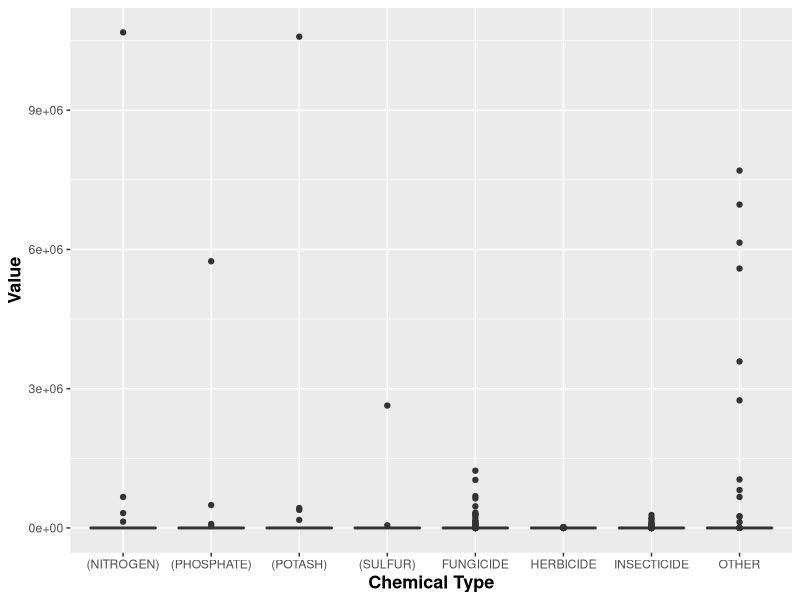
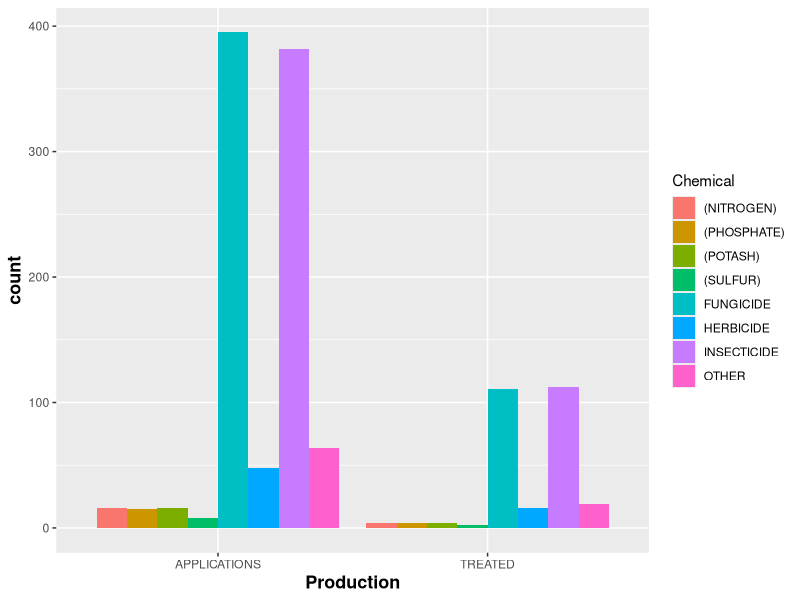
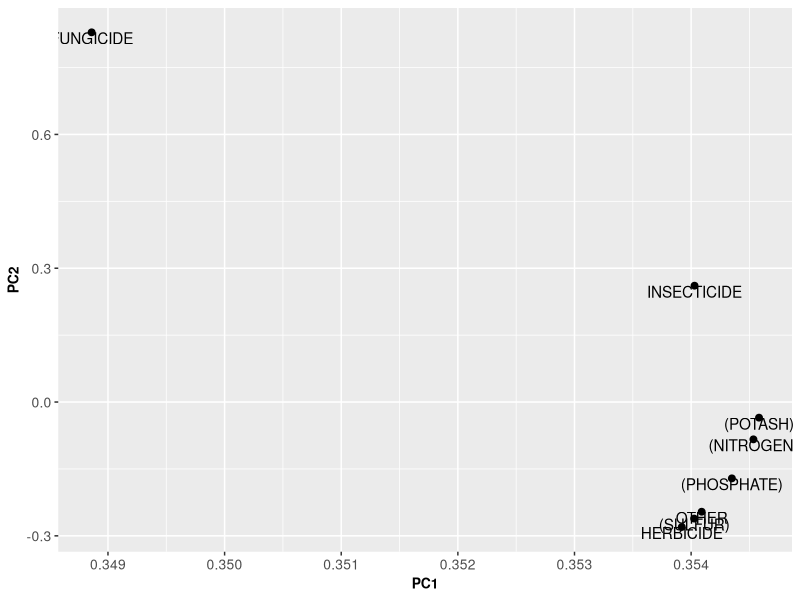

The R source for these figures, in order:
## ---- chunk 1
knitr::opts_chunk$set(echo = TRUE)
## ---- chunk 2
library(knitr)
library(tidyverse)
library(magrittr)
library(stats)
## ---- chunk 3
sberry<-read.csv("strawberry.csv")
sberry%<>%select(-X)
## ---- chunk 4
df_1<-sberry%>%select(Year,State,production,Chemical,Value)

df_1%>%group_by(Chemical)%>%summarise(n=n())
## ---- chunk 5

df_1%<>%filter(Chemical !="")
df_1%<>% filter(Value != "(D)")

df_1%<>% filter(Value !=  "(NA)")

df_1%<>%filter(Value != "(Z)")

df_1$Value<-as.numeric(gsub(",", "", df_1$Value))

## ---- chunk 6
#summarize the chemical usage
s1<-df_1%>%group_by(State,Chemical)%>%summarise(total = sum(Value))
view(s1)

#boxplot of Chemical 
ggplot(data = df_1) +
  geom_boxplot(mapping = aes(x = Chemical, y = Value)) +
  theme(axis.title = element_text(size = 13, face = "bold")) +
  labs(x = "Chemical Type")

#count each production by the chemical categories
ggplot(data=df_1)+
  geom_bar(mapping=aes(x=production,fill=Chemical),position = "dodge")+
  theme(axis.title = element_text(size = 13, face = "bold")) +
  labs(x = "Production")


## ---- chunk 7

df_2<-df_1%>%select(State,Chemical,Value)
df_2[is.na(df_2)]<-0
df_3<-df_2%>%group_by(State,Chemical)%>%summarise(total = sum(Value))
df_4 <- df_3%>%pivot_wider(names_from = Chemical,values_from = total)
df_4[is.na(df_4)] <-0
df_5<-df_4[,-1]
head(df_5)
## ---- chunk 8
df_5_var <- apply(df_5, 2, var)
print(df_5_var)
max(df_5_var)
which(df_5_var == max(df_5_var))
min(df_5_var)
which(df_5_var == min(df_5_var))

## ---- chunk 9

cor_m <- cor(df_5)
print(cor_m)

## ---- chunk 10
pca <- prcomp(df_5, center = TRUE, scale. = TRUE)
print(pca)
summary(pca)

# flip values to positives
pca_1 <- pca
pca_1$rotation <- -pca_1$rotation
pca_1$x <- -pca_1$x
print(pca_1)
summary(pca_1)

# PCA scatter plot
pc_2 <- data.frame(pca_1$rotation[, 1:2])
pc_2$Chemical <- rownames(pc_2)
plot1 <- ggplot(pc_2, aes(x = PC1, y = PC2))
plot1 <- plot1 + geom_point(size = 2) +
  geom_text(aes(label = Chemical), vjust = 1) +
  theme(axis.text = element_text(size = 10),
        axis.title = element_text(size = 10, face = "bold"))
print(plot1)
